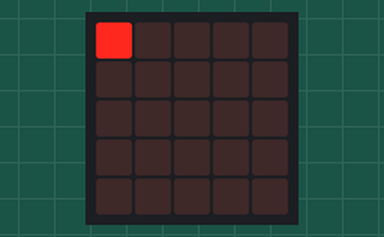
This program was run on a simulated BBC micro:bit (MakeCode). Shown: the board's 5×5 LED display.

Above: at 0.05 s.
At 0.65 s:
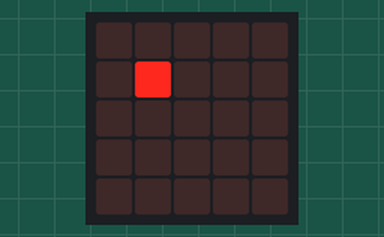
At 1.25 s:
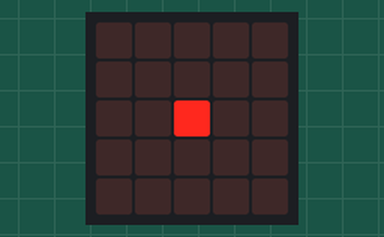
At 1.85 s:
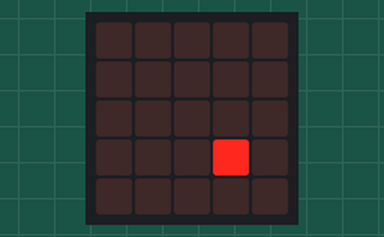
At 2.46 s:
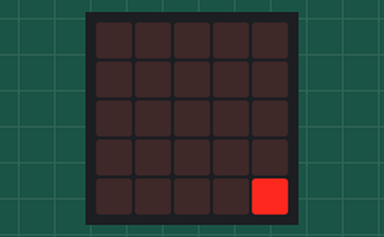
At 2.87 s:
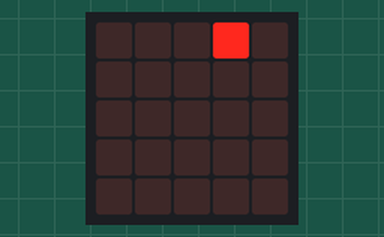

Measured:
- by itself, everything shown: repeats every 2.5 s, in 25 steps

The program:

main.ts
```typescript
basic.forever(function () {
    for (let columna = 0; columna <= 4; columna++) {
        for (let fila = 0; fila <= 4; fila++) {
            led.plot(fila, columna)
            basic.pause(100)
            led.unplot(fila, columna)
        }
    }
})
```

test.ts
```typescript
// aquí va el archivo "tests"; esto no se compilará cuando este paquete se utilice como una extensión.
```
